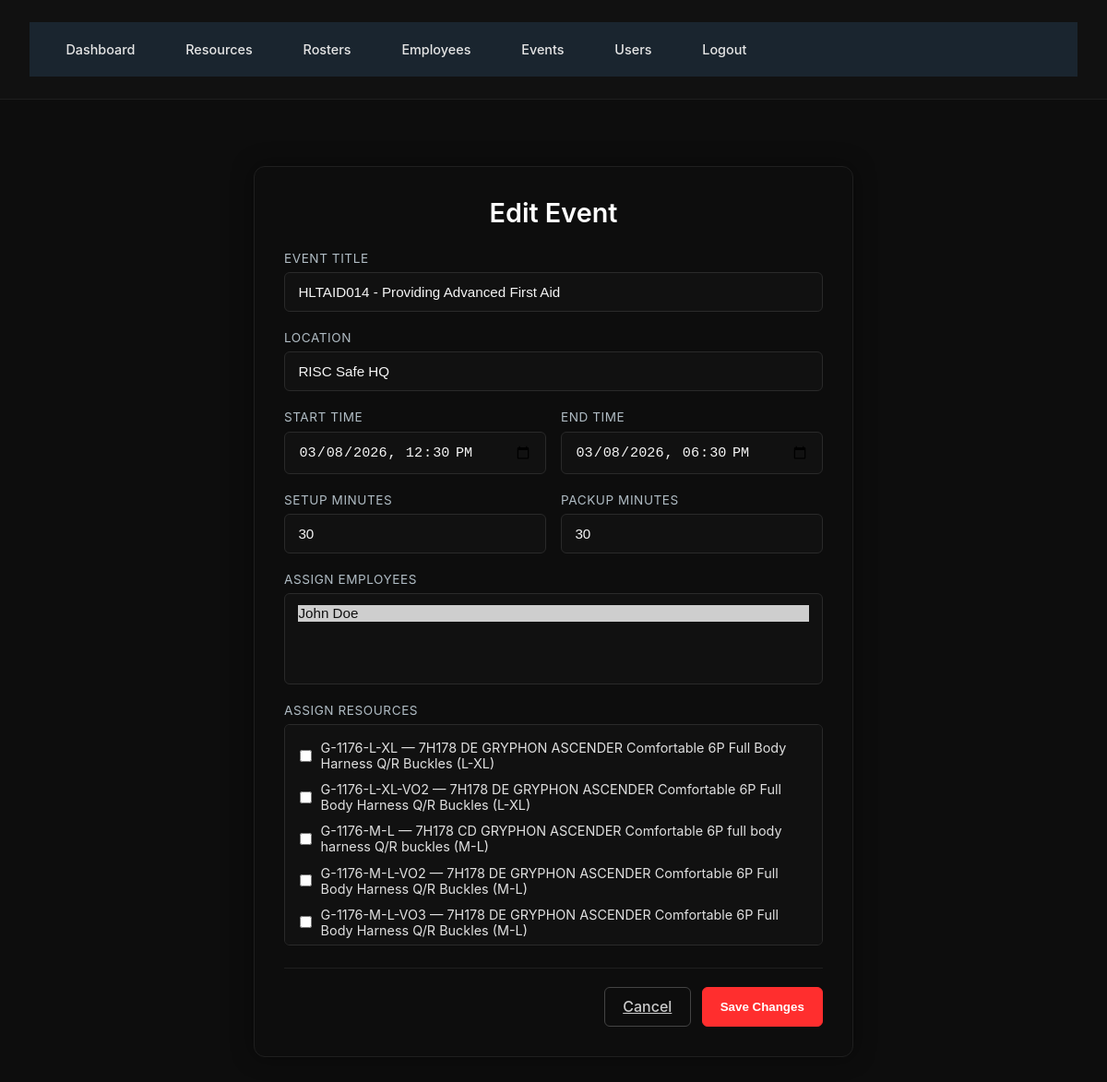
The page /events/1/edit (signed in) on the database its author committed.
### Database.py (models this page shows)
class Event(db.Model):
    id = db.Column(db.Integer, primary_key=True)
    title = db.Column(db.String(200))
    location = db.Column(db.String(200))
    start_time = db.Column(db.DateTime)
    end_time = db.Column(db.DateTime)
    setup_minutes = db.Column(db.Integer, default=0)
    packup_minutes = db.Column(db.Integer, default=0)
    employees = db.relationship("Employee", secondary=event_employee, cascade="all, delete", passive_deletes=True)
    resources = db.relationship("Resource", secondary=event_resource, cascade="all, delete", passive_deletes=True)

class Resource(db.Model):
    id = db.Column(db.Integer, primary_key=True)
    item_code = db.Column(db.String(120), unique=True, nullable=False)
    category = db.Column(db.String(120), nullable=False)
    type = db.Column(db.String(120), nullable=False)
    description = db.Column(db.String(255))
    qty = db.Column(db.Integer, default=1)
    asset_number = db.Column(db.String(120))
    dom = db.Column(db.Date)  # Date of Manufacture
    lifespan_years = db.Column(db.Integer)

### app.py (the view, shortened to what this page needs)
    @app.route('/events/<int:event_id>/edit', methods=['GET', 'POST'])
    @login_required
    @admin_required
    def edit_event(event_id):
        event = Event.query.get_or_404(event_id)
        employees = Employee.query.all()
        resources = Resource.query.all()
        return render_template('edit_event.html', event=event, employees=employees, resources=resources)

### app.py (called while the page is built)
def admin_required(f):
    @wraps(f)
    def wrapper(*args, **kwargs):
        if not current_user.is_admin:
            abort(403)
        return f(*args, **kwargs)
    return wrapper

### Templates/edit_event.html (shortened to what this page needs)
{% extends "base.html" %}
{% block content %}
<div class="edit-event-wrapper">
  <h2 class="page-title">Edit Event</h2>
  <form method="post">
    <div class="form-group">
      <label class="form-label">Event Title</label>
      <input type="text" name="title" value="{{ event.title }}" class="form-input">
    </div>
    <div class="form-group">
      <label class="form-label">Location</label>
      <input type="text" name="location" value="{{ event.location }}" class="form-input">
    </div>
    <div class="form-row">
      <div class="form-group">
        <label class="form-label">Start Time</label>
        <input type="datetime-local" name="start_time"
               value="{{ event.start_time.strftime('%Y-%m-%dT%H:%M') if event.start_time else '' }}"
               class="form-input">
      </div>
      <div class="form-group">
        <label class="form-label">End Time</label>
        <input type="datetime-local" name="end_time"
               value="{{ event.end_time.strftime('%Y-%m-%dT%H:%M') if event.end_time else '' }}"
               class="form-input">
      </div>
    </div>
    <div class="form-row">
      <div class="form-group">
        <label class="form-label">Setup Minutes</label>
        <input type="number" name="setup_minutes" value="{{ event.setup_minutes or '' }}" class="form-input">
      </div>
      <div class="form-group">
        <label class="form-label">Packup Minutes</label>
        <input type="number" name="packup_minutes" value="{{ event.packup_minutes or '' }}" class="form-input">
      </div>
    </div>
    <div class="form-group">
      <label class="form-label">Assign Employees</label>
      <select name="employee_ids" multiple class="form-multiselect">
        {% for emp in employees %}
        <option value="{{ emp.id }}" {% if emp in event.employees %}selected{% endif %}>
          {{ emp.name }}
        </option>
        {% endfor %}
      </select>
    </div>
    <div class="form-group">
      <label class="form-label">Assign Resources</label>
      <div class="resource-box">
        {% for res in resources %}
        <label class="resource-item">
          <input type="checkbox" name="resource_ids" value="{{ res.id }}"
                 {% if res in event.resources %}checked{% endif %}>
          <span>{{ res.item_code }}{% if res.description %} — {{ res.description }}{% endif %}</span>
        </label>
        {% endfor %}
      </div>
    </div>
    <div class="btn-row">
      <a href="{{ url_for('events') }}" class="btn-secondary">Cancel</a>
      <button type="submit" class="btn-primary">Save Changes</button>
    </div>
  </form>
</div>
{% endblock %}

### Static/Css/styles.css (style rules this page uses)
* { margin: 0; padding: 0; box-sizing: border-box; }
body { font-family: '72', 'SAP Sans', system-ui, sans-serif; background-color: #000000; color: #e0e0e0; }
.page-title { font-size: 1.5rem; font-weight: 500; color: #0dccff; }
.btn-primary { background: #000000; color: #ffffff; font-weight: 600; }
.btn-secondary { background: transparent; color: #ffffff; border: 1px solid #ff9f9f; }

### Templates/base.html (style rules this page uses)
body { background: #0d0d0d; color: #e6e6e6; font-family: "Inter", "Segoe UI", sans-serif; margin: 0; padding: 0; }

### Templates/edit_event.html (style rules this page uses)
.edit-event-wrapper { max-width: 650px; margin: 2.5rem auto; background: #0d0d0d; border: 1px solid #1f1f1f; padding: 2rem; border-radius: 12px; box-shadow: 0 0 25px rgba(0,0,0,0.4); }
.page-title { font-size: 1.8rem; font-weight: 600; color: #ffffff; margin-bottom: 1.5rem; text-align: center; }
.form-group { margin-bottom: 1.25rem; }
.form-label { display: block; color: #b0bcc4; font-size: 0.85rem; margin-bottom: 0.45rem; text-transform: uppercase; letter-spacing: 0.04em; }
.form-input, .form-select, .form-multiselect { width: 100%; padding: 0.75rem 0.9rem; background: #111; border: 1px solid #2a2a2a; border-radius: 6px; color: #f5f5f5; font-size: 0.95rem; transition: 0.2s; }
.form-row { display: flex; gap: 1rem; }
.form-row .form-group { flex: 1; }
.resource-box { background: #111; border: 1px solid #2a2a2a; border-radius: 6px; padding: 1rem; max-height: 240px; overflow-y: auto; }
.resource-item { display: flex; align-items: center; gap: 0.6rem; margin-bottom: 0.7rem; cursor: pointer; }
.resource-item span { color: #e0e0e0; font-size: 0.9rem; }
.btn-row { display: flex; justify-content: flex-end; gap: 0.75rem; padding-top: 1.25rem; border-top: 1px solid #1f1f1f; margin-top: 1.5rem; }
.btn-primary { background: #ff2e2e; border: 1px solid #ff2e2e; padding: 0.65rem 1.2rem; border-radius: 6px; color: #fff; font-weight: 600; cursor: pointer; transition: 0.2s; }
.btn-secondary { background: transparent; border: 1px solid #444; padding: 0.65rem 1.2rem; border-radius: 6px; color: #ccc; font-weight: 500; cursor: pointer; transition: 0.2s; }

### rows shown on the page
Event: title "HLTAID014 - Providing Advanced First Aid", location "RISC Safe HQ", start_time "03/08/2026 12:30", end_time "03/08/2026 18:30", setup_minutes "30", packup_minutes "30"
Resource: item_code "G-1176-L-XL", description "7H178 DE GRYPHON ASCENDER Comfortable 6P Full Body Harness Q/R Buckles (L-XL)"
Resource: item_code "G-1176-L-XL-VO2", description "7H178 DE GRYPHON ASCENDER Comfortable 6P Full Body Harness Q/R Buckles (L-XL)"
Resource: item_code "G-1176-M-L", description "7H178 CD GRYPHON ASCENDER Comfortable 6P full body harness Q/R buckles (M-L)"
Resource: item_code "G-1176-M-L-VO2", description "7H178 DE GRYPHON ASCENDER Comfortable 6P Full Body Harness Q/R Buckles (M-L)"
Resource: item_code "G-1176-M-L-VO3", description "7H178 DE GRYPHON ASCENDER Comfortable 6P Full Body Harness Q/R Buckles (M-L)"

### other values the page prints
form field employee_ids "John Doe ☑"
